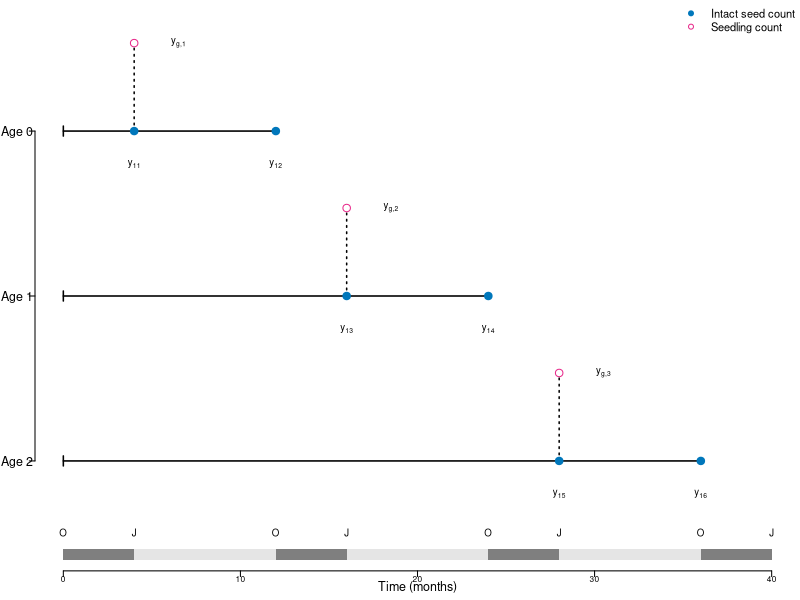
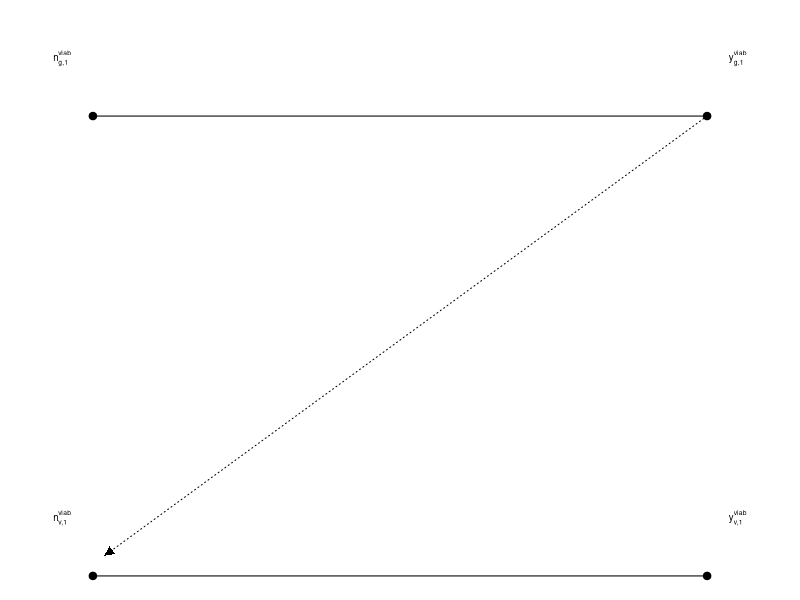
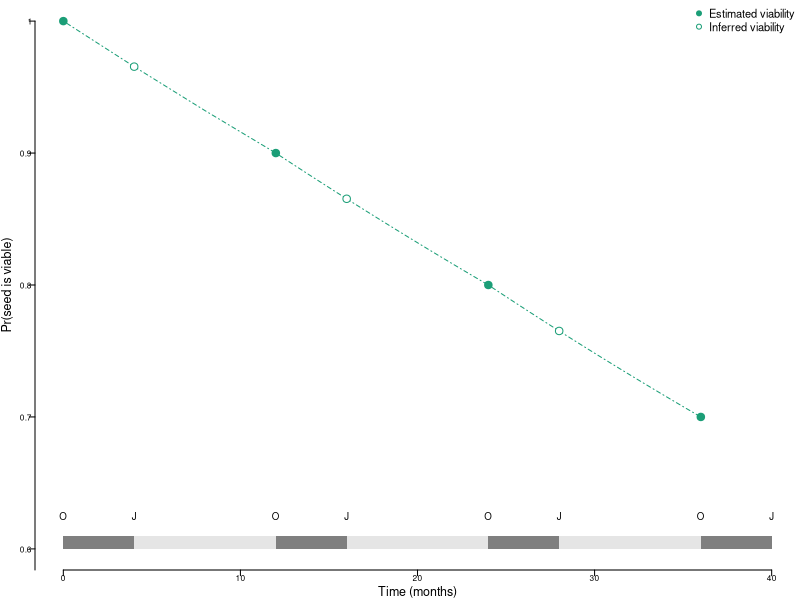
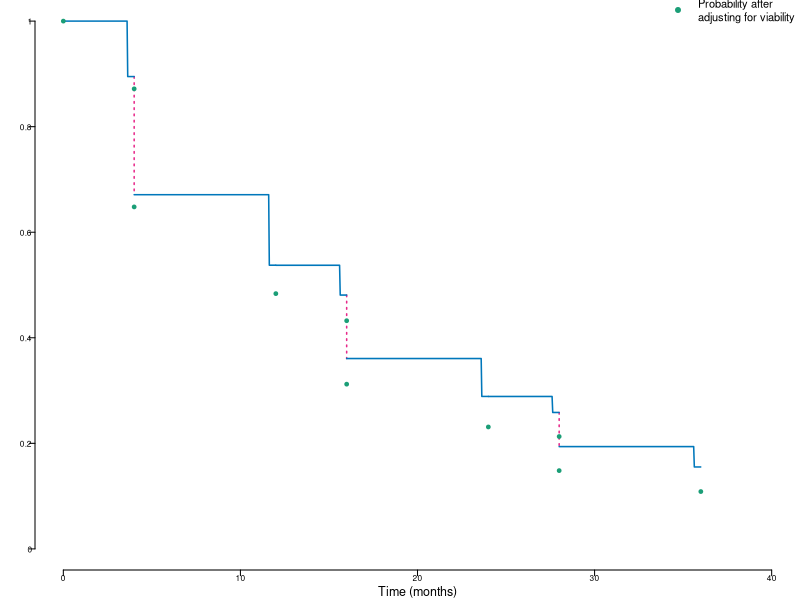

The R source for these figures, in order:
####
####
## Code for conceptual figure describing seed bank data
####
####

# set font sizes
pt12 = 1
pt10 = 10/12
pt9 = 9/12
pt8 = 8/12
pt7 = 7/12
pt6 = 6/12

# scale figure dimensions
scale = .9

# - Panel for seed bag trials ----

adj.y = 5
adj.y2 = 10

# two one panel plots
tiff("products/figures/seed-bag-trials.tif",
     units='px',height = 800*2*scale, width = 800*3*scale,res=800,compression='lzw')

par(mfrow=c(1,1),mar=c(0,.25,0,0),
    oma=c(1.5,1.5,0,0), mgp=c(3,.1,0))

# times at which bags were collected
t.sample = c(0,4,4,12,16,16,24,28,28,36)/36

# plotting frame
plot(NA,
     xlim=c(0,40),ylim=c(6,40-adj.y*2),
     type='n',frame=FALSE,
     axes=FALSE)

# x axis (time)
axis(1, c(0,10,20,30,40), 
     cex.axis = pt6, pos = 5,
     las = 1,  tck=-0.01, padj = -1,
     col = 'black', col.ticks = 1, 
     cex.axis = pt6)

# y axis (experimental round)
axis(2, c(35-adj.y*2,22.5-adj.y,10), tck=-0.01, 
     labels = c("Age 0","Age 1","Age 2"), 
     col = "black", col.ticks = c(1,1,1,1,1,1,0), las =2 ,
     cex.axis=pt9)

# full time of each set of seed bags in the round
arrows(0, 35-adj.y*2, 12, 35-adj.y*2, length=0.05, angle=90, code=1,lwd=1.5)
arrows(0, 22.5-adj.y, 24, 22.5-adj.y, length=0.05, angle=90, code=1,lwd=1.5)
arrows(0, 10, 36, 10, length=0.05, angle=90, code=1,lwd=1.5)

# add observations of seedlings
segments(x0=c(4,16,28),
         y0=c(35-adj.y*2,22.5-adj.y,10),
         y1=c(39-adj.y*2,26.5-adj.y,14),
         lwd=1.5,lty='dotted')

# add points for observations at each time
points(x=c(4,4,12,16,16,24,28,28,36),
       y=c(c(35,39,35)-adj.y*2,c(22.5,26.5,22.5)-adj.y,10,14,10),
       pch=c(19,21,19,19,21,19,19,21,19),cex=1,
       bg=c("#0077bb","white","#0077bb","#0077bb","white","#0077bb","#0077bb","white","#0077bb"),
       col=c("#0077bb","#e7298a","#0077bb","#0077bb","#e7298a","#0077bb","#0077bb","#e7298a","#0077bb"))

# observations of age 0 seeds
text(x=4,34-adj.y*2-.5,expression(paste(y)[11]),cex=pt7)
text(x=12,34-adj.y*2-.5,expression(paste(y)[12]),cex=pt7)
text(x=6.5,39-adj.y*2,expression(paste(y["g,1"])),cex=pt7)

# observations of age 1 seeds
text(x=(16),21.5-adj.y-.5,expression(paste(y)[13]),cex=pt7)
text(x=(24),21.5-adj.y-.5,expression(paste(y)[14]),cex=pt7)
text(x=18.5,26.5-adj.y,expression(paste(y["g,2"])),cex=pt7)

# observations of age 2 seeds
text(x=(28),9-.5,expression(paste(y)[15]),cex=pt7)
text(x=(36),9-.5,expression(paste(y)[16]),cex=pt7)
text(x=30.5,14,expression(paste(y["g,3"])),cex=pt7)

# legend
legend("topright",
       pch = c(19,21),
       col = c('#0077bb','#e7298a'),#,'black','black'),
       lty = c(FALSE,FALSE,1,3),
       legend = c("Intact seed count", "Seedling count"),#,"Survival",'Germination'),
       cex=pt8,
       box.lty=0,
       bg=NA)

# time (months)
rect(c(0,4,12,16,24,28,36),5.5,c(4,12,16,24,28,36,40),6,
     col=c('gray50','gray90'),border=0,lwd=0)
# add time of year
text(c(0,4,12,16,24,28,36,40),6.75,
     c("O","J"),cex=pt7)
mtext("Time (months)",side=1,line=.25,cex=pt9)

dev.off()



# - Panel for lab germination and viability trials ----

tiff("products/figures/lab-trials.tif",
     units='px',height = 800*1.5*scale, width = 800*2*scale,res=800,compression='lzw')

par(mfrow=c(1,1),mar=c(0,0,0,0),
    oma=c(0,0,0,0)+.1, mgp=c(3,.1,0))

# plotting frame
plot(NA,
     xlim=c(9,21),ylim=c(.4,.64),
     type='n',frame=FALSE,
     axes=FALSE)

# germination trails
segments(x0=c(10),
         x1=c(20),
         y0=c(.6))
points(x=c(10,20),y=c(.6,.6),pch=19)

# viability trials
segments(x0=c(10),
         x1=c(20),
         y0=c(.4))
points(x=c(10,20),y=c(.4,.4),pch=19)

# connect germination and viability trials
segments(x0=20,x1=10.25,y0=.6,y1=.41,lty='dotted')
shape::Arrows(x0=20,x1=10.25,y0=.6,y1=.41, arr.type="triangle", 
              arr.width=.2,arr.length=.2,lty=0)

# label observations
text(x=9.5,.625,expression(paste(n)["g,1"]^"viab"),cex=pt7)
text(x=20.5,.625,expression(paste(y)["g,1"]^"viab"),cex=pt7)

text(x=9.5,.425,expression(paste(n)["v,1"]^"viab"),cex=pt7)
text(x=20.5,.425,expression(paste(y)["v,1"]^"viab"),cex=pt7)

dev.off()


# - Functions ----
## Exponential survival function

f.exp = function(t,lam=lambda){
  return(exp(-(t/beta)^alpha))
}

## Discrete survival function

f.discrete = function(t,t_min,t_max){
  t_step = t_max-.01
  if(t<t_step){
    val = exp(-(t_min))
  } else {
    val = exp(-(t_max))
  }
  return(val)
}

# - Simulated data ----
# this is sort of messy
# it started out that I simulated data from a seed bank with constant survivorship
# so used an exponential survival function
# then I moved to plot the survival in discrete terms, so wrote a function to translate the
# continuous to exponential
# I'm leaving it like this because the continuous can be converted to the discrete
# and this is a conceptual illustration but if I were starting over I would 
# start with a discrete simulation

# number of seeds starting the trials
n = 100
# scale parameter
lambda = 1
# translate scale parameter to terms for Weibull
beta=1/lambda
# shape parameter
alpha=1

# conditional probability of germination (all *intact* seeds have x% germination probability)
g = c(.25,.25,.25)

# viability at the end of the year for age 0, 1, and 2 seeds
v = c(.9,.8,.7)

# - Calculate age-specific probabilities and survivorship schedule ----

## sample times
t.sample = t = c(0,4,4,12,16,16,24,28,28,36)/36

# Calculate age-specific survival probability
Oct_0 = 1

Janpre_1 = f.exp(t=t.sample[2])
Jangerm_1 = g[1]
Janpost_1 = (1-g[1])
Oct_1 = f.exp(t=t.sample[4])/f.exp(t=t.sample[3])

Janpre_2 = f.exp(t=t.sample[5])/f.exp(t=t.sample[4])
Jangerm_2 = g[2]
Janpost_2 = (1-g[2])
Oct_2 = f.exp(t=t.sample[7])/f.exp(t=t.sample[6])

Janpre_3 = f.exp(t=t.sample[8])/f.exp(t=t.sample[7])
Jangerm_3 = g[3]
Janpost_3 = (1-g[3])
Oct_3 = f.exp(t=t.sample[10])/f.exp(t=t.sample[9])

# Calculate survivorship schedule
l.x=c()
l.x[1]=1
l.x[2]=Janpre_1
l.x[3]=Janpost_1*Janpre_1
l.x[4]=Oct_1*Janpost_1*Janpre_1
l.x[5]=Janpre_2*Oct_1*Janpost_1*Janpre_1
l.x[6]=Janpost_2*Janpre_2*Oct_1*Janpost_1*Janpre_1
l.x[7]=Oct_2*Janpost_2*Janpre_2*Oct_1*Janpost_1*Janpre_1
l.x[8]=Janpre_3*Oct_2*Janpost_2*Janpre_2*Oct_1*Janpost_1*Janpre_1
l.x[9]=Janpost_3*Janpre_3*Oct_2*Janpost_2*Janpre_2*Oct_1*Janpost_1*Janpre_1
l.x[10]=Oct_3*Janpost_3*Janpre_3*Oct_2*Janpost_2*Janpre_2*Oct_1*Janpost_1*Janpre_1
l.x[11]=NA

# conditional probability of germination

g.v=c()
g.v[1] = g[1]/(1-(1-v[1]^(1/3))*(1-g[1]))
g.v[2] = g[2]/(1-(1-(v[1]*(v[2]/v[1])^(1/3)))*(1-g[2]))
g.v[3] = g[3]/(1-(1-(v[2]*(v[3]/v[2])^(1/3)))*(1-g[3]))

# Calculate age-specific survival probability
Oct_0.v = 1

Janpre_1.v = f.exp(t=t.sample[2])*(g[1]+(1-g[1])*v[1]^(1/3))
Jangerm_1.v = g.v[1]
Janpost_1.v = (1-g.v[1])
Oct_1.v = (f.exp(t=t.sample[4])*v[1])/(f.exp(t=t.sample[3])*(v[1])^(1/3))

Janpre_2.v =( f.exp(t=t.sample[5])*(g[2]+(1-g[2])*v[1]*(v[2]/v[1])^(1/3)))/(f.exp(t=t.sample[4])*v[1])
Jangerm_2.v = g.v[2]
Janpost_2.v = (1-g.v[2])
Oct_2.v = (f.exp(t=t.sample[7])*v[2])/(f.exp(t=t.sample[6])*v[1]*(v[2]/v[1])^(1/3))

Janpre_3.v = (f.exp(t=t.sample[8])*(g[3]+(1-g[3])*v[2]*(v[3]/v[2])^(1/3)))/(f.exp(t=t.sample[7])*v[2])
Jangerm_3.v = g.v[3]
Janpost_3.v = (1-g.v[3])
Oct_3.v = (f.exp(t=t.sample[10])*v[3])/(f.exp(t=t.sample[9])*v[2]*(v[3]/v[2])^(1/3))

# Calculate survivorship schedule
l.x.viability=c()
l.x.viability[1]=1
l.x.viability[2]=Janpre_1.v
l.x.viability[3]=Janpost_1.v*Janpre_1.v
l.x.viability[4]=Oct_1.v*Janpost_1.v*Janpre_1.v
l.x.viability[5]=Janpre_2.v*Oct_1.v*Janpost_1.v*Janpre_1.v
l.x.viability[6]=Janpost_2.v*Janpre_2.v*Oct_1.v*Janpost_1.v*Janpre_1.v
l.x.viability[7]=Oct_2.v*Janpost_2.v*Janpre_2.v*Oct_1.v*Janpost_1.v*Janpre_1.v
l.x.viability[8]=Janpre_3.v*Oct_2.v*Janpost_2.v*Janpre_2.v*Oct_1.v*Janpost_1.v*Janpre_1.v
l.x.viability[9]=Janpost_3.v*Janpre_3.v*Oct_2.v*Janpost_2.v*Janpre_2.v*Oct_1.v*Janpost_1.v*Janpre_1.v
l.x.viability[10]=Oct_3.v*Janpost_3.v*Janpre_3.v*Oct_2.v*Janpost_2.v*Janpre_2.v*Oct_1.v*Janpost_1.v*Janpre_1.v
l.x.viability[11]=NA


# - Panel for lab trial data ----
# figure shows viability estimated in the lab in October
# and viability inferred to the intervening times, with January marked in open circle

tiff("products/figures/viability-data.tif",
     units='px',height = 800*2*scale, width = 800*2*scale,res=800,compression='lzw')

par(mfrow=c(1,1),mar=c(0,.25,0,0),
    oma=c(1.5,1.5,0,0), mgp=c(3,.1,0))
t.sample = c(0,4,4,12,16,16,24,28,28,36)/36

## Panel B
## Viability and inferred viability
plot(NA,
     xlim=c(0,40),ylim=c(.6,1),
     type='n',frame=FALSE,
     axes=FALSE)

axis(1, c(0,10,20,30,40), 
     cex.axis = pt6,
     las = 1,  tck=-0.01, padj = -1,
     col = 'black', col.ticks = 1, 
     cex.axis = pt6)

axis(2, seq(.5,1,by=.1),
     labels = seq(.5,1,by=.1),
     tck=-0.01, las=1, hadj=1.1,
     col = 'black', col.ticks = 1, 
     cex.axis = pt6)
mtext('Pr(seed is viable)',side=2,line=1,adj=.5,col='black',cex=pt9)
mtext("Time (months)",side=1,line=.5,cex=pt9)

x0=seq(0,1,by=1/3)
lines(x=x0*12,v[1]^(x0),
      lty='dotdash',col='#1b9e77')

x1=seq(1,2,by=.01)
lines(x=x1*12,v[1]*(v[2]/v[1])^(x1-1),
      lty='dotdash',col='#1b9e77')

x2=seq(2,3,by=.01)
lines(x=x2*12,v[2]*(v[3]/v[2])^(x2-2),
      lty='dotdash',col='#1b9e77')

points(c(0,12,24,36),
       c(1,v),
       pch=19,
       col='#1b9e77')
points(c(4,16,28), 
       c(v[1]^(1/3), v[1]*(v[2]/v[1])^(1/3), v[2]*(v[3]/v[2])^(1/3)),
       pch=21,bg='white',
       col='#1b9e77')

legend("topright",
       pch = c(19,21),
       col = c('#1b9e77','#1b9e77'),
       bg = c(NA,'white'),
       legend = c("Estimated viability", "Inferred viability"),
       cex=pt8,
       box.lty=0)

rect(c(0,4,12,16,24,28,36),.6,c(4,12,16,24,28,36,40),.61,
     col=c('gray50','gray90'),lwd=0,border=0)
text(c(0,4,12,16,24,28,36,40),.625,
     c("O","J"),cex=pt7)

dev.off()

# - Panel for combined data ----

#1b9e77 purple
#e7298a green
tiff("products/figures/survival.tif",
     units='px',height = 800*2*scale, width = 800*3*scale,res=800,compression='lzw')

par(mfrow=c(1,1),mar=c(0,.25,0,0),
    oma=c(1.5,1.5,0,0), mgp=c(3,.1,0))

t.sample = c(0,4,4,12,16,16,24,28,28,36)/36

# plot survival function
plot(NA,
     xlim=c(0,40),ylim=c(0,1),
     type='n',frame=FALSE,
     axes=FALSE)

# x axis
axis(1, c(0,10,20,30,40), 
     cex.axis = pt6,
     las = 1,  tck=-0.01, padj = -1,
     col = 'black', col.ticks = 1, 
     cex.axis = pt6)

# y axis
axis(2, c(0,.2,.4,.6,.8,1),
     labels = c(0,.2,.4,.6,.8,1),
     tck=-0.01, las=1, hadj=1.1,
     col = 'black', col.ticks = 1, 
     cex.axis = pt6)

mtext('Pr(remaining in seed bank)',
      side=2,line=1,adj=1.5,col='black',cex=pt9)

l.x.s=l.x[c(3,6,9)]+l.x[c(2,5,8)]*c(Jangerm_1,Jangerm_2,Jangerm_3)

# plot survivorship points on to curve
segments(x0=c(4,16,28),
         y0=c(l.x.s),y1=c(l.x[c(3,6,9)]),
         lty=c('dotted'), col = '#e7298a',lwd=1.5)

## PERSISTENCE CURVE
t1 = seq(0/36,4/36,by=.001)
vals=unlist(lapply(t1,f.discrete,t_min=min(t1),t_max=max(t1)))
lines(t1*36, vals, col = '#0077bb',lwd=1.5)

t2 = seq(4/36,12/36,by=.001)
vals=unlist(lapply(t2,f.discrete,t_min=min(t2),t_max=max(t2)))
lines(t2*36, (1-g[1])*vals, col = '#0077bb',lwd=1.5)

t3 = seq(12/36,16/36,by=.001)
vals=unlist(lapply(t3,f.discrete,t_min=min(t3),t_max=max(t3)))
lines(t3*36, (1-g[1])*vals, col = '#0077bb',lwd=1.5)

t4 = seq(16/36,24/36,by=.001)
vals=unlist(lapply(t4,f.discrete,t_min=min(t4),t_max=max(t4)))
lines(t4*36, (1-g[1])*(1-g[2])*vals, col = '#0077bb',lwd=1.5)

t5 = seq(24/36,28/36,by=.001)
vals=unlist(lapply(t5,f.discrete,t_min=min(t5),t_max=max(t5)))
lines(t5*36, (1-g[1])*(1-g[2])*vals, col = '#0077bb',lwd=1.5)

t6 = seq(28/36,36/36,by=.001)
vals=unlist(lapply(t6,f.discrete,t_min=min(t6),t_max=max(t6)))
lines(t6*36, (1-g[1])*(1-g[2])*(1-g[3])*vals, col = '#0077bb',lwd=1.5)

## VIABILITY CURVE
l.x.s=l.x.viability[c(2,5,8)]

points(t.sample[1:10]*36,l.x.viability[1:10],col='#1b9e77',pch=19,cex=.5)


legend("topright",
       col = c('#0077bb',"#e7298a",'#1b9e77'),
       lty = c(1,3,NA),
       pch = c(NA,NA,19),
       legend = c("Seed mortality",
                  "Seed germination",
                  "Probability after\nadjusting for viability"),
       cex=pt8,
       box.lty=0,inset=c(0,-.1))

mtext("Time (months)",side=1,line=.5,cex=pt9)


dev.off()



